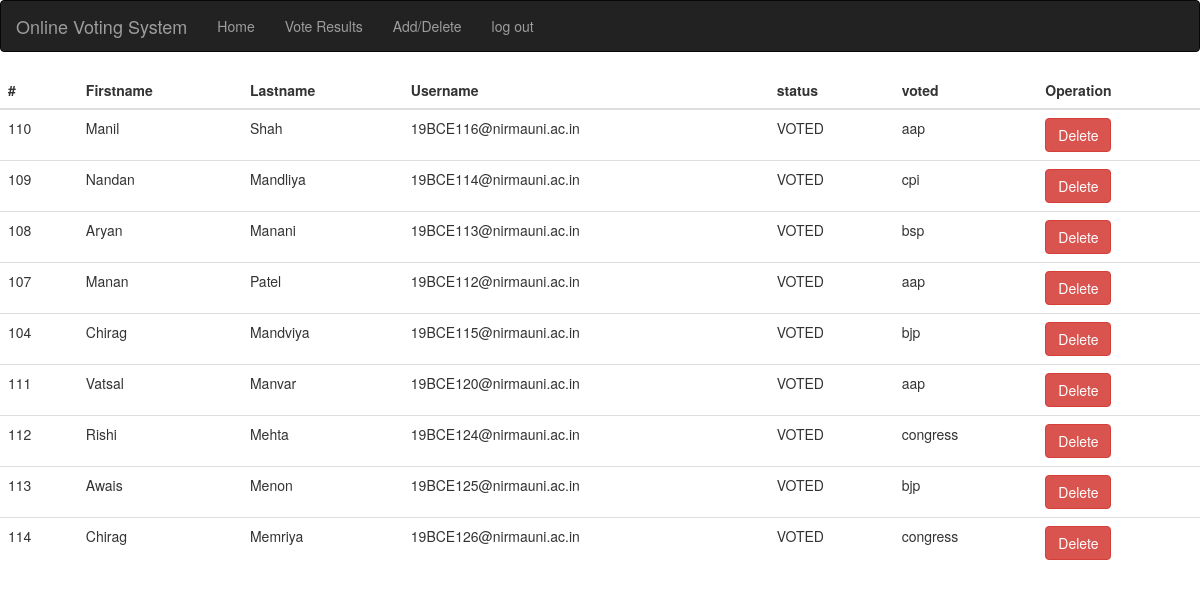
/add.php (signed in), run on the app's committed database.
### tables this page shows
CREATE TABLE `voters` (
  `id` int(11) NOT NULL,
  `firstname` varchar(100) NOT NULL,
  `lastname` varchar(100) NOT NULL,
  `username` varchar(100) NOT NULL,
  `status` varchar(10) NOT NULL DEFAULT 'NOTVOTED',
  `voted` varchar(255) DEFAULT NULL
);

### add.php (the view, shortened to what this page needs)
<!DOCTYPE html>
<html lang="en">
<head>
  <link rel="stylesheet" href="https://maxcdn.bootstrapcdn.com/bootstrap/3.4.1/css/bootstrap.min.css">
</head>
<body>
<?php
include "header_admin.php";
include "connection.php";
?>
<table class="table">
  <thead>
    <tr>
      <th scope="row">#</th>
      <th scope="col">Firstname</th>
      <th scope="col">Lastname</th>
      <th scope="col">Username</th>
      <th scope="col">status</th>
      <th scope="col">voted</th>
      <th scope="col">Operation</th>
    </tr>
  </thead>
  <tbody>
      <?php
      $sql = "Select * from voters";
      $result = mysqli_query($con,$sql);
      if($result){
          while($row=mysqli_fetch_assoc($result)){
              $id = $row['id'];
              $firstname = $row['firstname'];
              $lastname = $row['lastname'];
              $username = $row['username'];
              $status = $row['status'];
              $voted = $row['voted'];
              echo '<tr>
              <td>'.$id.'</td>
              <td>'.$firstname.'</td>
              <td>'.$lastname.'</td>
              <td>'.$username.'</td>
              <td>'.$status.'</td>
              <td>'.$voted.'</td>
              <td>
              <button class="btn btn-danger"><a href="delete.php?deleteid='.$id.'" style="color:white;">Delete</a></button>
              </tr>';
          }
      }
    ?>
  </tbody>
</table>
</body>
</html>

### data on the page
voters: id "110", firstname "Manil", lastname "Shah", username "19BCE116@nirmauni.ac.in", status "VOTED", voted "aap"
voters: id "109", firstname "Nandan", lastname "Mandliya", username "19BCE114@nirmauni.ac.in", status "VOTED", voted "cpi"
voters: id "108", firstname "Aryan", lastname "Manani", username "19BCE113@nirmauni.ac.in", status "VOTED", voted "bsp"
voters: id "107", firstname "Manan", lastname "Patel", username "19BCE112@nirmauni.ac.in", status "VOTED", voted "aap"
voters: id "104", firstname "Chirag", lastname "Mandviya", username "19BCE115@nirmauni.ac.in", status "VOTED", voted "bjp"
voters: id "111", firstname "Vatsal", lastname "Manvar", username "19BCE120@nirmauni.ac.in", status "VOTED", voted "aap"
voters: id "112", firstname "Rishi", lastname "Mehta", username "19BCE124@nirmauni.ac.in", status "VOTED", voted "congress"
voters: id "113", firstname "Awais", lastname "Menon", username "19BCE125@nirmauni.ac.in", status "VOTED", voted "bjp"
voters: id "114", firstname "Chirag", lastname "Memriya", username "19BCE126@nirmauni.ac.in", status "VOTED", voted "congress"
